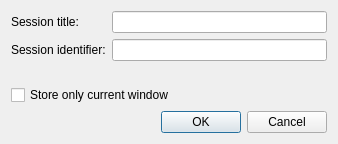
<?xml version="1.0" encoding="UTF-8"?>
<ui version="4.0">
 <class>Meerkat::SaveSessionDialog</class>
 <widget class="QDialog" name="Meerkat::SaveSessionDialog">
  <property name="geometry">
   <rect>
    <x>0</x>
    <y>0</y>
    <width>338</width>
    <height>144</height>
   </rect>
  </property>
  <property name="windowTitle">
   <string>Save Session</string>
  </property>
  <layout class="QVBoxLayout" name="verticalLayout">
   <item>
    <layout class="QFormLayout" name="formLayout">
     <item row="0" column="0">
      <widget class="QLabel" name="titleLabel">
       <property name="text">
        <string>Session title:</string>
       </property>
       <property name="buddy">
        <cstring>titleLineEdit</cstring>
       </property>
      </widget>
     </item>
     <item row="1" column="0">
      <widget class="QLabel" name="identifierLabel">
       <property name="text">
        <string>Session identifier:</string>
       </property>
       <property name="buddy">
        <cstring>identifierLineEdit</cstring>
       </property>
      </widget>
     </item>
     <item row="0" column="1">
      <widget class="QLineEdit" name="titleLineEdit"/>
     </item>
     <item row="1" column="1">
      <widget class="QLineEdit" name="identifierLineEdit"/>
     </item>
    </layout>
   </item>
   <item>
    <widget class="QCheckBox" name="onlyCurrentWindowCheckBox">
     <property name="text">
      <string>Store only current window</string>
     </property>
    </widget>
   </item>
   <item>
    <widget class="QDialogButtonBox" name="buttonBox">
     <property name="standardButtons">
      <set>QDialogButtonBox::Cancel|QDialogButtonBox::Ok</set>
     </property>
    </widget>
   </item>
  </layout>
 </widget>
 <resources/>
 <connections/>
</ui>
